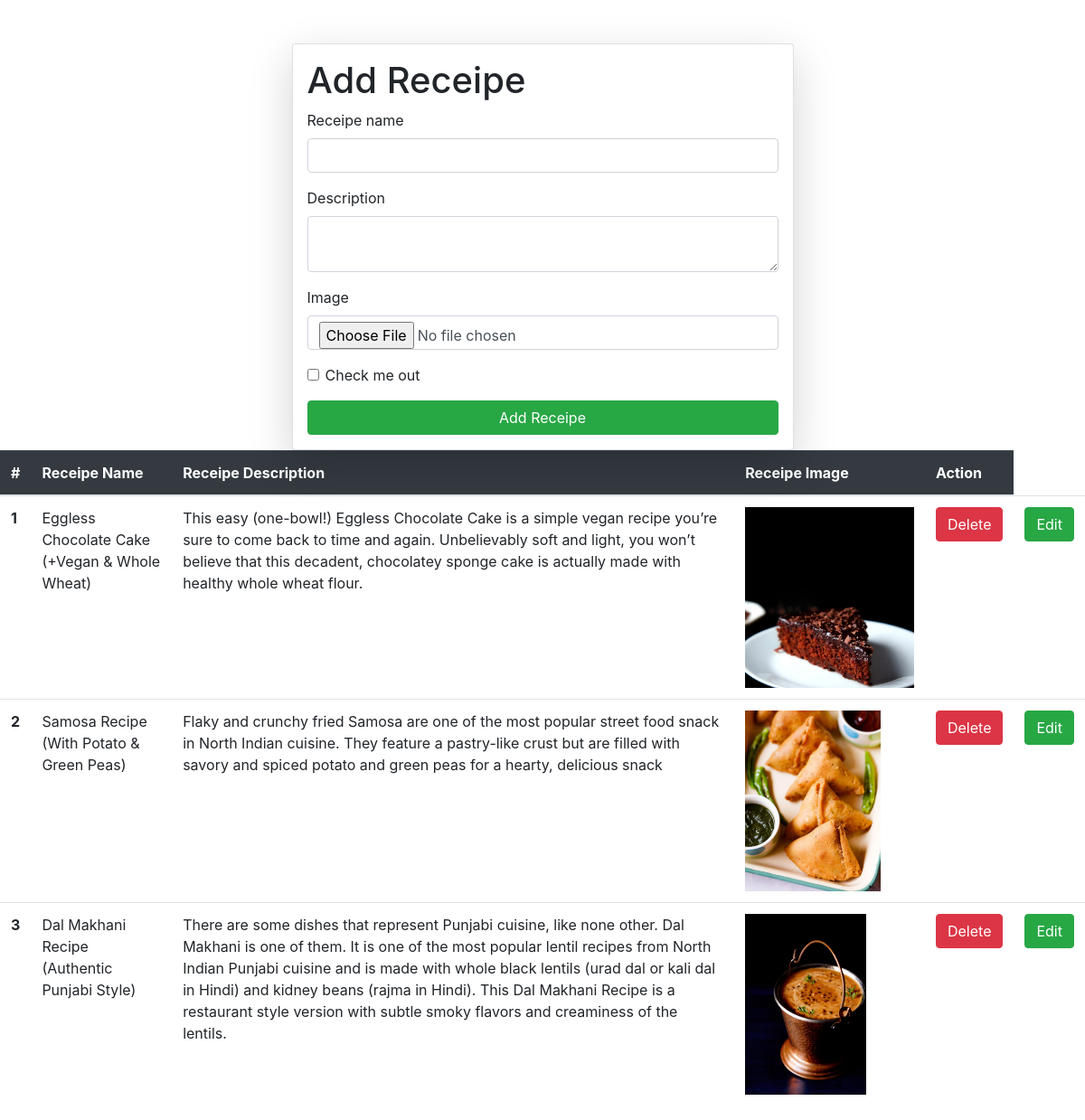
Page /Add/ on the committed database.
### myapp/models.py (models this page shows)
class Receipe(models.Model):
    receipe_name = models.CharField(max_length=100)
    receipe_description = models.TextField()
    receipe_image = models.ImageField(upload_to='receipe')

### myapp/views.py (the view, shortened to what this page needs)
# urls.py: path("Add/",views.index,name="index"),
def index(request):
    queryset = Receipe.objects.all()
    if request.GET.get("search"):
        search = request.GET.get("search")
        queryset = Receipe.objects.filter(receipe_name__icontains=search)
    context = {'receipes':queryset}
    return render(request,"index.html",context)

### templates/index.html (shortened to what this page needs)
{% extends 'base.html' %}
{% block content %}
<div class="container mt-5">
    <form class="col-6 mx-auto card p-3 shadow-lg" method="POST" enctype="multipart/form-data">
        <h1>Add Receipe</h1>
        <div class="mb-3">
            <label for="ReceipeName" class="form-label">Receipe name</label>
            <input type="text" class="form-control" id="receipe_name" name="receipe_name">
        </div>
        <div class="mb-3">
            <label for="Description" class="form-label">Description </label>
            <textarea class="form-control" id="receipe_description" name="receipe_description"></textarea>
        </div>
        <div class="mb-3">
            <label for="Image" class="form-label">Image</label>
            <input type="file" class="form-control" id="receipe_image" name="receipe_image">
        </div>
        <div class="mb-3 form-check">
            <input type="checkbox" class="form-check-input" id="exampleCheck1">
            <label class="form-check-label" for="exampleCheck1">Check me out</label>
        </div>
        <button type="submit" class="btn btn-success">Add Receipe</button>
    </form>
</div>
<table class="table">
    <thead class="table-dark">
        <tr>
            <th scope="col">#</th>
            <th scope="col">Receipe Name</th>
            <th scope="col">Receipe Description</th>
            <th scope="col">Receipe Image</th>
            <th scope="col">Action</th>
        </tr>
    </thead>
    <tbody class="table-group-divider">
        {% for receipe  in receipes %}
        <tr>
            <th scope="row">{{forloop.counter}}</th>
            <td>{{receipe.receipe_name}}</td>
            <td>{{receipe.receipe_description}}</td>
            <td>
                <img src="/media/{{receipe.receipe_image}}" height="200px">
            </td>
            <td>
                <a href="/delete_receipe/{{receipe.id}}/" class="btn btn-danger">Delete</a>
            </td>
            <td>
                <a href="/update_receipe/{{receipe.id}}/" class="btn btn-success">Edit</a>
            </td>
        </tr>
        {% endfor %}
    </tbody>
{% endblock %}

### rows in the picture
Receipe: receipe_name "Eggless Chocolate Cake (+Vegan & Whole Wheat)", receipe_description "This easy (one-bowl!) Eggless Chocolate Cake is a simple vegan recipe you’re sure to come back to time and again. Unbelievably soft and light, you won’t believe that this decadent, chocolatey sponge cake is actually made with healthy whole wheat flour.", receipe_image (picture)
Receipe: receipe_name "Samosa Recipe (With Potato & Green Peas)", receipe_description "Flaky and crunchy fried Samosa are one of the most popular street food snack in North Indian cuisine. They feature a pastry-like crust but are filled with savory and spiced potato and green peas for a hearty, delicious snack", receipe_image (picture)
Receipe: receipe_name "Dal Makhani Recipe (Authentic Punjabi Style)", receipe_description "There are some dishes that represent Punjabi cuisine, like none other. Dal Makhani is one of them. It is one of the most popular lentil recipes from North Indian Punjabi cuisine and is made with whole black lentils (urad dal or kali dal in Hindi) and kidney beans (rajma in Hindi). This Dal Makhani Recipe is a restaurant style version with subtle smoky flavors and creaminess of the lentils.", receipe_image (picture)
